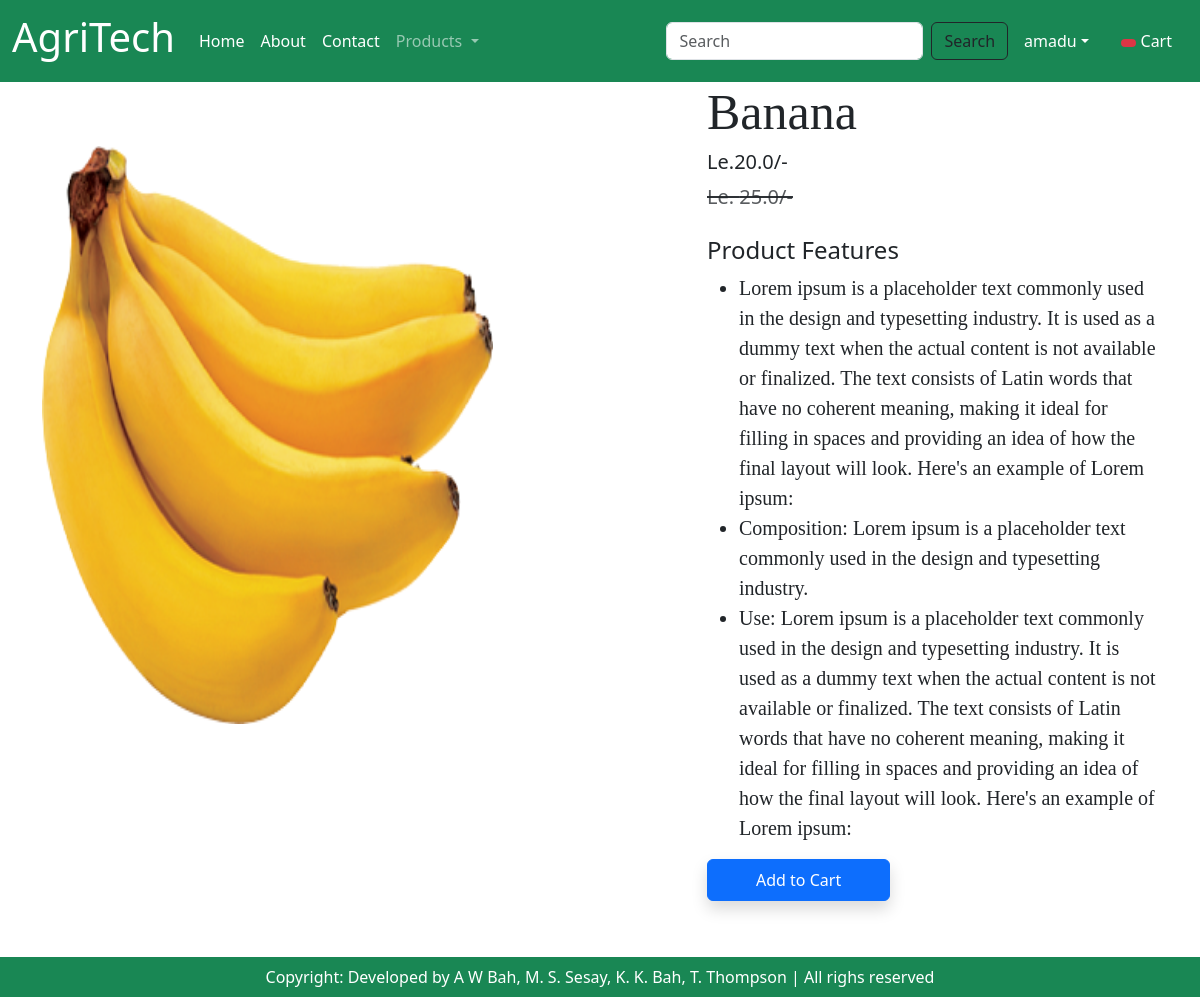
The page /product-detail/10 (signed in) on the database its author committed.
### app/models.py (models this page shows, shortened)
class Product (models.Model):
    title = models.CharField(max_length=100)
    selling_price = models.FloatField()
    discounted_price = models.FloatField()
    description = models.TextField()
    composition = models.TextField(default='')
    prodapp = models.TextField(default='')
    category = models.CharField(choices = CATEGORY_CHOICES, max_length=2)
    product_image = models. ImageField (upload_to='product')

### app/views.py (the view)
# urls.py: path("product-detail/<int:pk>", views.ProductDetail.as_view(), name="product-detail"),
@method_decorator(login_required, name='dispatch')
class ProductDetail(View):
    def get(self, request, pk):
        product = Product.objects.get(pk=pk)
        totalitem = 0
        if request.user.is_authenticated:
            totalitem = len(Cart.objects.filter(user=request.user))
        return render(request, "app/productdetail.html", locals())

### app/templates/app/productdetail.html (shortened to what this page needs)
{% extends 'app/base.html' %} {% load static %}
{% block main-content %}
<div class="container">
<div class="row flex justify-content-between">
<div class="img2 col-lg-5 mt-5">
<img src="{{product.product_image.url}}"
class="image col-xs-6 col-sm-12 col-lg-12 mt-3 text-sm-center w-100 h-75" alt="">
</div>
<div class="productdetail col-lg-5">
<h1 style="font-family: Georgia; font-size: 50px;">{{product.title}}</h1>
<h5>Le.{{product.discounted_price}}/-</h5>
<small class="text-decoration-line-through text-muted fs-5">
    <del> Le. {{product.selling_price}}/- </del></small>
    <br><br><h4>Product Features</h4>
    <ul class = "fs-5" style = "font-family: Rajdhani;">
        <li>{{product.description}}</li>
         <li>Composition: {{product.composition}}</li>
         <li>Use: {{product.prodapp}}</li>
    </ul>
        <form action="/add-to-cart" class="d-inline">
           <button type="submit" class="btn btn-primary shadow px-5 py-2">Add to Cart</button>
        </form>
</div>
</div>
</div>
    <br><br><br><br>
{% endblock main-content %}

### app/templates/app/base.html (shortened to what this page needs)
<!DOCTYPE html>
{% load static %}
<html lang="en">
  <head>
    <link
      href="https://cdn.jsdelivr.net/npm/bootstrap@5.3.0/dist/css/bootstrap.min.css"
      rel="stylesheet"
    />
    <link rel="stylesheet" href="{% static 'app/css/owl.carousel.min.css'%}" />
    <link rel="stylesheet" href="{% static 'app/css/all.min.css'%}" />
    <link rel="stylesheet" href="{% static 'app/css/style.css'%}" />
  </head>
  <body>
    <nav class="navbar navbar-expand-lg navbar-dark bg-success">
      <div class="container-fluid">
        <a class="navbar-brand" href="{% url 'home' %}"><h1>AgriTech</h1> </a>
        <div class="collapse navbar-collapse" id="navbarSupportedContent">
          <ul class="navbar-nav me-auto mb-2 mb-lg-0">
            <li class="nav-item">
              <a
                class="nav-link active"
                aria-current="page"
                href="{% url 'home' %}"
                >Home</a>
            </li>
             <li class="nav-item">
              <a class="nav-link text-white" href="{% url 'about' %}">About</a>
            </li>
            <li class="nav-item">
              <a class="nav-link text-white" href="{% url 'contact' %}"
                >Contact</a
              >
            </li>
              {% if request.user.is_authenticated %}
            <li class="nav-item dropdown">
              <a
                class="nav-link dropdown-toggle"
                href="#"
                role="button"
                data-bs-toggle="dropdown"
                aria-expanded="false"
              >
                Products
              </a>
            </li>
          </ul>
      <form class="d-flex" role="search" action="/search">
          <input class="form-control me-2" type="search" placeholder="Search" name="search" aria-label="Search">
          <button class="btn btn-outline-dark" type="submit">Search</button>
      </form>
        </div>
        <ul class="navbar-nav me-auto mb-2 mb-lg-0">
          <li class="nav-item dropdown mx-2">
            <a
              class="nav-link dropdown-toggle text-white"
              href="#"
              id="profileDropdown"
              role="button"
              data-bs-toggle="dropdown"
              aria-expanded="false"
              >{{request.user}}</a
            >
          </li>
          <li class="nav-item mx-2">
            <a href="{% url 'showcart' %}" class="nav-link text-white"><span class="badge bg-danger"> {% if totalitem > 0 %} {{totalitem}} {% endif %}</span> Cart</a>
          </li>
            {% endif %}
        </ul>
      </div>
    </nav>
     {% block main-content %} {% endblock main-content %}
    <footer
      class="container-fluid fixed-bottom bg-success text-center text-white p-2 mt-5"
    >
      Copyright: Developed by A W Bah, M. S. Sesay, K. K. Bah, T. Thompson | All righs reserved
    </footer>
  </body>
</html>

### rows shown on the page
Product: product_image (picture), title "Banana", discounted_price "20.0", selling_price "25.0", description "Lorem ipsum is a placeholder text commonly used in the design and typesetting industry. It is used as a dummy text when the actual content is not available or finalized. The text consists of Latin words that have no coherent meaning, making it ideal for filling in spaces and providing an idea of how the final layout will look. Here's an example of Lorem ipsum:", composition "Lorem ipsum is a placeholder text commonly used in the design and typesetting industry.", prodapp "Lorem ipsum is a placeholder text commonly used in the design and typesetting industry. It is used as a dummy text when the actual content is not available or finalized. The text consists of Latin words that have no coherent meaning, making it ideal for filling in spaces and providing an idea of how the final layout will look. Here's an example of Lorem ipsum:"

### other values the page prints
{{ request.user }} "amadu"
